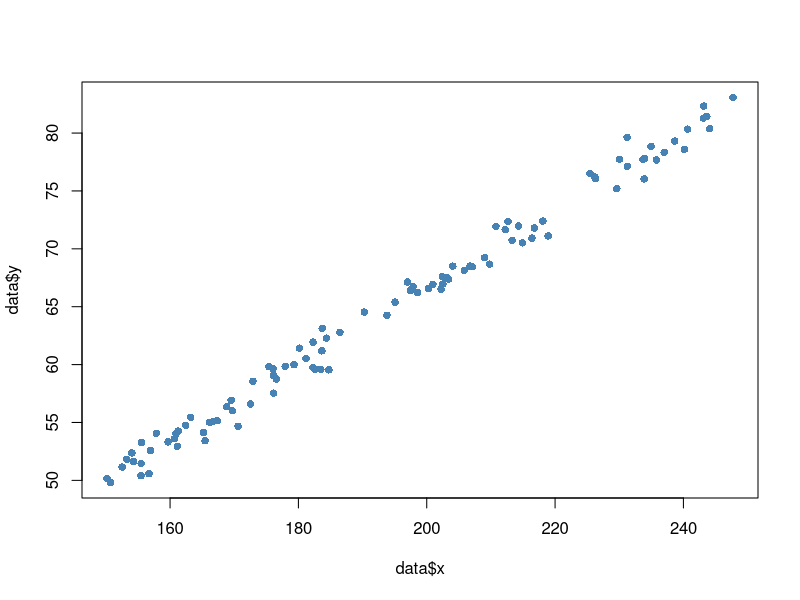
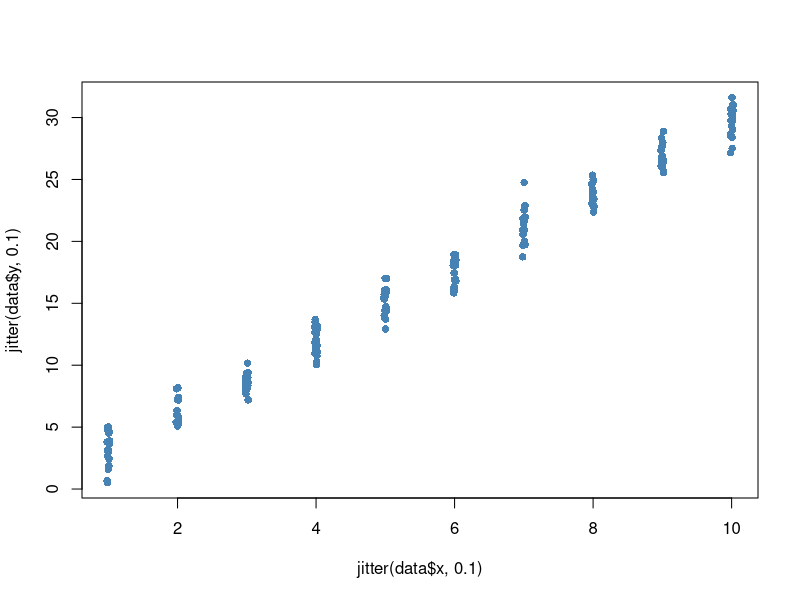
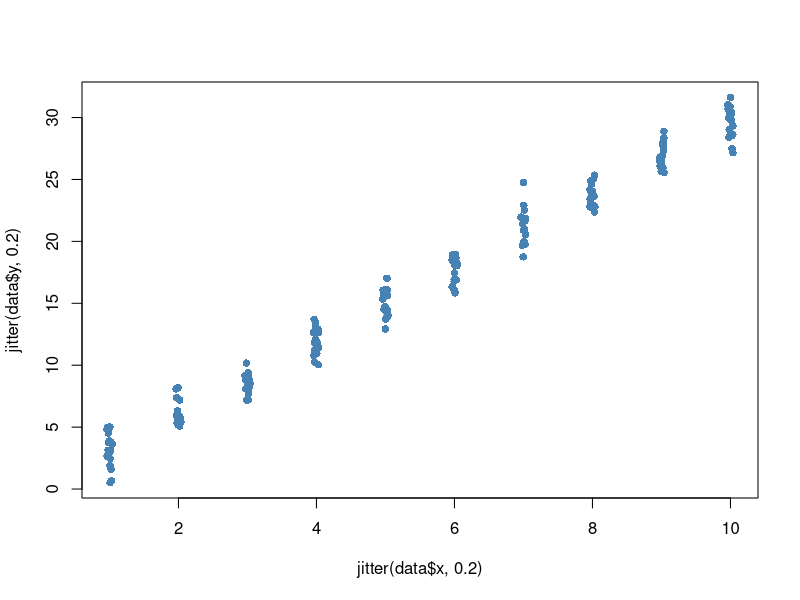
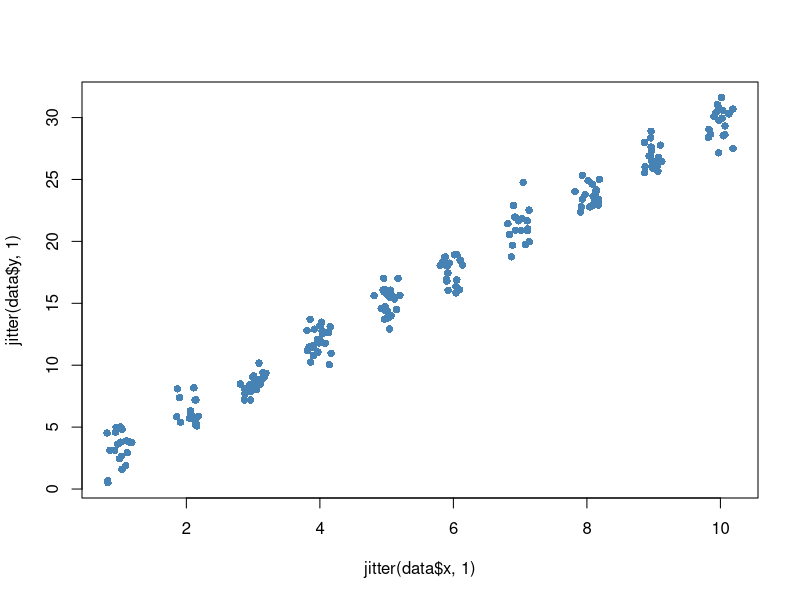
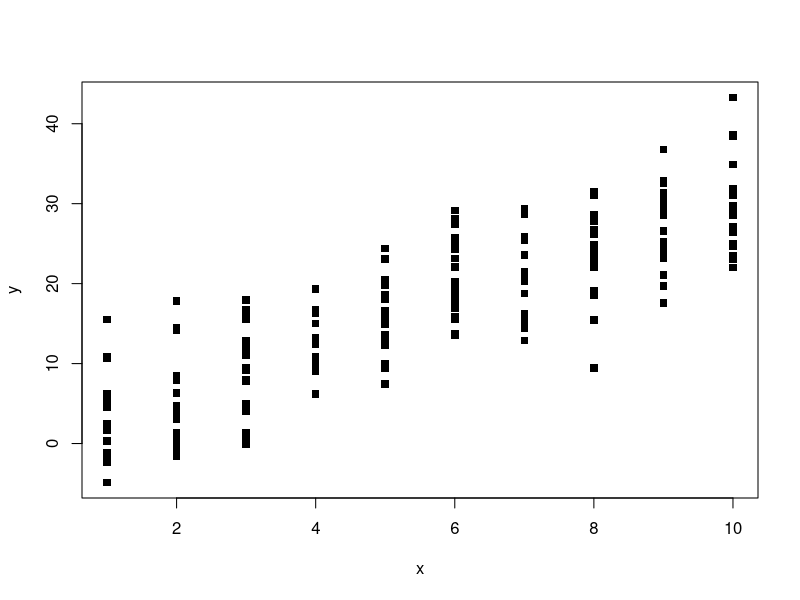
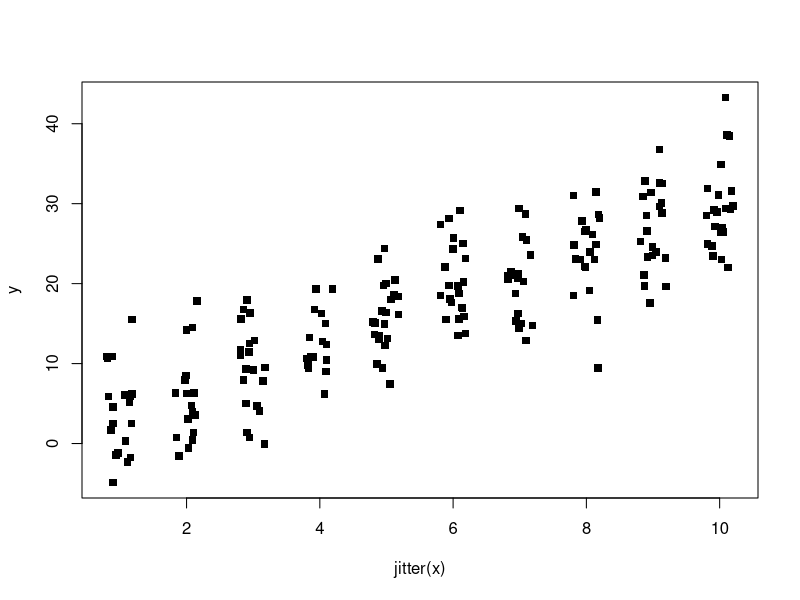
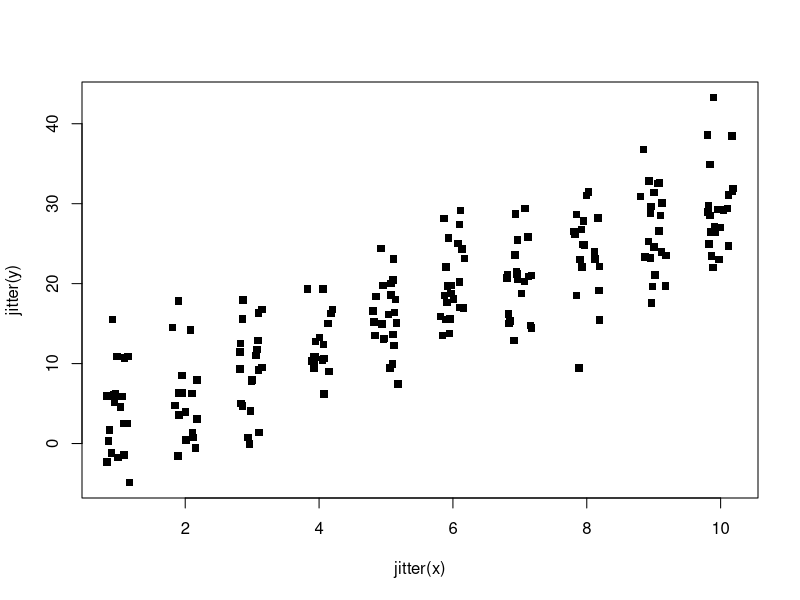

Reproduce these figures in R, in order.
## ---- chunk 1
x = runif(100, 150, 250)
y = (x/3) + rnorm(100)
data <- data.frame(x, y)
plot(data$x, data$y, pch = 16, col = 'steelblue')
## ---- chunk 2
x <- sample(1:10, 200, TRUE)
y <- 3*x + rnorm(200)
data <- data.frame(x, y)
plot(jitter(data$x, 0.1), jitter(data$y, 0.1), pch = 16, col = 'steelblue')
## ---- chunk 3
plot(jitter(data$x, 0.2), jitter(data$y, 0.2), pch = 16, col = 'steelblue')
## ---- chunk 4
plot(jitter(data$x, 1), jitter(data$y, 1), pch = 16, col = 'steelblue')
## ---- chunk 5
set.seed(1)
x <- sample(1:10, 200, TRUE)
y <- 3 * x + rnorm(200, 0, 5)
## ---- chunk 6
plot(y ~ x, pch = 15)
## ---- chunk 7
plot(y ~ jitter(x), pch = 15)
## ---- chunk 8
plot(jitter(y) ~ jitter(x), pch = 15)
